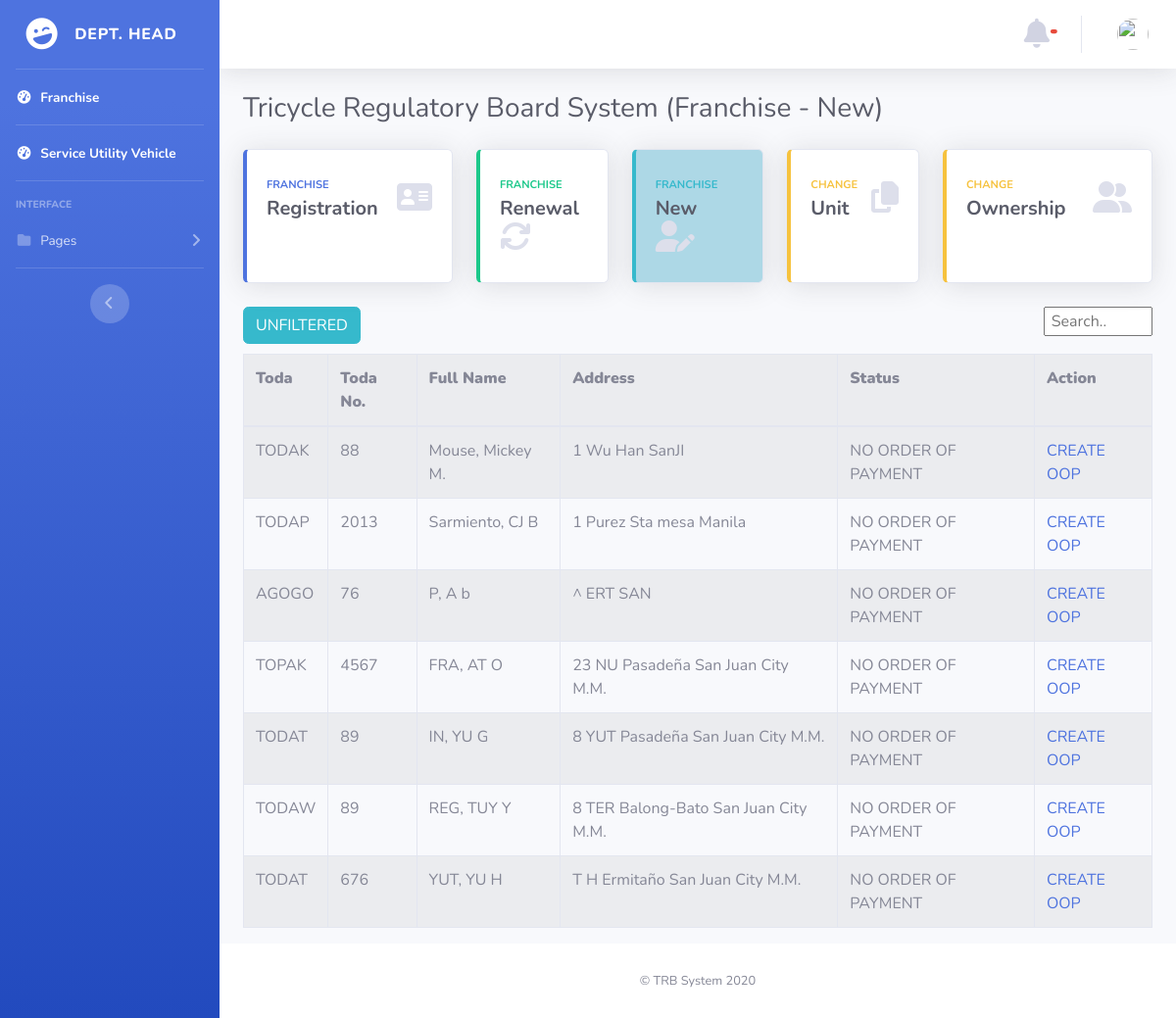
The page /admin2/index_table.php on the database its author committed.
### tables this page shows
CREATE TABLE `tricycle_operator` (
  `id_no` int(11) NOT NULL,
  `first_name` varchar(25) NOT NULL,
  `middle_name` varchar(25) NOT NULL,
  `last_name` varchar(25) NOT NULL,
  `house_no` varchar(25) NOT NULL,
  `street` varchar(25) NOT NULL,
  `barangay` varchar(25) NOT NULL,
  `city` varchar(25) NOT NULL,
  `case_no` varchar(25) NOT NULL,
  `toda` varchar(25) NOT NULL,
  `toda_no` smallint(6) NOT NULL,
  `make` varchar(25) NOT NULL,
  `motor_no` varchar(25) NOT NULL,
  `chasis_no` varchar(25) NOT NULL,
  `plate_no` varchar(25) NOT NULL,
  `date` varchar(25) NOT NULL,
  `unit` smallint(6) NOT NULL,
  `status` int(6) NOT NULL,
  `seen_status` int(11) NOT NULL
);

### admin2/index_table.php (the view, shortened to what this page needs)
<!DOCTYPE html>
<html lang="en">
<head>
  <link href="../vendor/fontawesome-free/css/all.min.css" rel="stylesheet" type="text/css">
  <link href="../css/sb-admin-2.min.css" rel="stylesheet">
</head>
<body id="page-top">
  <?php require('nav.php');  ?>
        <div class="container-fluid">
          <div class="d-sm-flex align-items-center justify-content-between mb-4">
            <h1 class="h3 mb-0 text-gray-800">Tricycle Regulatory Board System (Franchise - New)</h1>
          </div>
          <div class="row">
            <div class="col-xl-3 col-md-6 mb-4">
              <a href="registration.php">
              <div class="card border-left-primary shadow h-100 py-2">
                <div class="card-body">
                  <div class="row no-gutters align-items-center">
                    <div class="col mr-2">
                      <div class="text-xs font-weight-bold text-primary text-uppercase mb-1">Franchise</div>
                      <div class="h5 mb-0 font-weight-bold text-gray-800">Registration</div>
                    </div>
                    <div class="col-auto">
                      <i class="fas fa-address-card fa-2x text-gray-300"></i>
                    </div>
                  </div>
                </div>
              </div>
             </a>
            </div>
            <div class="col-xl-2 col-md-6 mb-4">
              <a href="renewal.php">
              <div class="card border-left-success shadow h-100 py-2">
                <div class="card-body">
                  <div class="row no-gutters align-items-center">
                    <div class="col mr-2">
                      <div class="text-xs font-weight-bold text-success text-uppercase mb-1">FRANCHISE</div>
                      <div class="h5 mb-0 font-weight-bold text-gray-800">Renewal</div>
                    </div>
                    <div class="col-auto">
                      <i class="fas fa-sync fa-2x text-gray-300"></i>
                    </div>
                  </div>
                </div>
              </div>
              </a>
            </div>
            <div class="col-xl-2 col-md-6 mb-4">
              <a href="index.php">
              <div class="card border-left-info shadow h-100 py-2" style="background-color: lightblue;">
                <div class="card-body">
                  <div class="row no-gutters align-items-center">
                    <div class="col mr-2">
                      <div class="text-xs font-weight-bold text-info text-uppercase mb-1">Franchise</div>
                      <div class="row no-gutters align-items-center">
                        <div class="col-auto">
                          <div class="h5 mb-0 mr-3 font-weight-bold text-gray-800">New</div>
                        </div>
                      </div>
                    </div>
                    <div class="col-auto">
                      <i class="fas fa-user-edit fa-2x text-gray-300"></i>
                    </div>
                  </div>
                </div>
              </div>
              </a>
            </div>
            <div class="col-xl-2 col-md-6 mb-4">
              <a href="change_unit.php">
              <div class="card border-left-warning shadow h-100 py-2">
                <div class="card-body">
                  <div class="row no-gutters align-items-center">
                    <div class="col mr-2">
                      <div class="text-xs font-weight-bold text-warning text-uppercase mb-1">Change </div>
                      <div class="h5 mb-0 font-weight-bold text-gray-800">Unit</div>
                    </div>
                    <div class="col-auto">
                      <i class="fas fa-copy fa-2x text-gray-300"></i>
                    </div>
                  </div>
                </div>
              </div>
              </a>
            </div>
          <div class="col-xl-3 col-md-6 mb-4">
            <a href="change_ownership.php">
            <div class="card border-left-warning shadow h-100 py-2">
              <div class="card-body">
                <div class="row no-gutters align-items-center">
                  <div class="col mr-2">
                    <div class="text-xs font-weight-bold text-warning text-uppercase mb-1">Change</div>
                    <div class="h5 mb-0 font-weight-bold text-gray-800"> Ownership</div>
                  </div>
                  <div class="col-auto">
                    <i class="fas fa-user-friends fa-2x text-gray-300"></i>
                  </div>
                </div>
              </div>
            </div>
            </a>
          </div>
        </div>
             <div class="">
               <a href="index.php" class="btn btn-info" style="margin-bottom: 1%;">UNFILTERED</a>
               <input id="myInput" type="text" placeholder=" Search.." style="display: block; float: right; width: 12%;  ">
             </div>
          <?php
            require ("../database.php");
            $result = 'select * from tricycle_operator where status = 1';
            $statement = $connection->prepare($result);
            $statement->execute();
            $payments = $statement->fetchAll(PDO::FETCH_OBJ);
            echo "<table border='1'  class='table table-striped table-bordered table-hover' id='dataTables-example' >
                    <tr>
                      <th><b>Toda</b></td></th>
                      <th><b  >Toda No.</b></td></th>
                      <th><b>Full Name</b></td></th>
                      <th><b>Address</b></td></th>
                      <th><b>Status</b></td></th>
                      <th><b>Action</b></td></th>
                      <tbody id = 'myTable'>
                      ";
                      foreach($payments as $package):
                        $fname= $package->first_name;
                        $mname= $package->middle_name;
                        $lname= $package->last_name;
                        $fullname= $lname  .', '. $fname .' '.$mname;
                        $house_no = $package->house_no;
                        $street = $package->street;
                        $barangay = $package->barangay;
                        $city= $package->city;
                        $full_add =  $house_no .' '. $street .' '.$barangay.' '.$city;
                        $stats= $package->status;
                        $new_stat = '';
                        $display1 ='';
                       if($stats == 1) {
                         $new_stat= "NO ORDER OF PAYMENT";
                         $display1 = "inline-block ;";
                         $display2 = "none ;";
                       }
                        echo "<tr id=".$package->id_no.">";
                        echo "<td >".$package->toda."</td>";
                        echo "<td >".$package->toda_no."</td>";
                        echo "<td >".$fullname."</td>";
                        echo "<td >".$full_add."</td>";
                        echo "<td >".$new_stat."</td>";
                        echo "<td >
                        <a href='or_payment.php?userid=".$package->id_no."' style= display:".$display1."'>CREATE  OOP</a>
                        <a href='../treasury/or_payment.php?userid=".$package->id_no."' style= display:".$display2."'>PDF </a></td>";
                        echo "</tr>";
                      endforeach;
                      echo "
                      </tbody>
                      </table>";
            ?>
        </div>
      </div>
      <footer class="sticky-footer bg-white">
        <div class="container my-auto">
          <div class="copyright text-center my-auto">
            <span>© TRB System 2020</span>
          </div>
        </div>
      </footer>
    </div>
  </div>
</body>
</html>

### admin2/nav.php (shortened to what this page needs)
<div id="wrapper">
  <ul class="navbar-nav bg-gradient-primary sidebar sidebar-dark accordion" id="accordionSidebar">
    <a class="sidebar-brand d-flex align-items-center justify-content-center" href="index.php">
      <div class="sidebar-brand-icon rotate-n-15">
        <i class="fas fa-laugh-wink"></i>
      </div>
      <div class="sidebar-brand-text mx-3">Dept. Head <sup></sup></div>
    </a>
    <hr class="sidebar-divider my-0">
    <li class="nav-item active">
      <a class="nav-link" href="index.php">
        <i class="fas fa-fw fa-tachometer-alt"></i>
        <span>Franchise</span></a>
    </li>
  <hr class="sidebar-divider my-0">
    <li class="nav-item active">
      <a class="nav-link" href="suv/suv.php">
        <i class="fas fa-fw fa-tachometer-alt"></i>
        <span>Service Utility Vehicle</span></a>
    </li>
    <hr class="sidebar-divider">
    <div class="sidebar-heading">
      Interface
    </div>
    <li class="nav-item">
      <a class="nav-link collapsed" href="#" data-toggle="collapse" data-target="#collapsePages" aria-expanded="true" aria-controls="collapsePages">
        <i class="fas fa-fw fa-folder"></i>
        <span>Pages</span>
      </a>
    </li>
    <hr class="sidebar-divider d-none d-md-block">
    <div class="text-center d-none d-md-inline">
      <button class="rounded-circle border-0" id="sidebarToggle"></button>
    </div>
  </ul>
  <div id="content-wrapper" class="d-flex flex-column">
    <div id="content">
      <nav class="navbar navbar-expand navbar-light bg-white topbar mb-4 static-top shadow">
        <ul class="navbar-nav ml-auto">
          <li class="nav-item dropdown no-arrow mx-1">
                              <a href="#" class=" nav-link dropdown-toggle"id="alertsDropdown" role="button" data-toggle="dropdown" aria-haspopup="true" aria-expanded="false">
                                   <span style="font-size: 30px;">
                                   <i class="fa fa-bell"></i>
                                   </span>
                                  <span class="badge badge-danger count badge-counter"><div class="fetch-notif"></div></span>
                               </a>
                          </li>
          <li class="nav-item dropdown no-arrow">
            <a class="nav-link dropdown-toggle" href="#" id="userDropdown" role="button" data-toggle="dropdown" aria-haspopup="true" aria-expanded="false">
              <img class="img-profile rounded-circle" src="https://source.unsplash.com/QAB-WJcbgJk/60x60">
            </a>
          </li>
        </ul>
      </nav>

### rows shown on the page
tricycle_operator: toda "TODAK", toda_no "88", fullname "Mouse, Mickey M.", full_add "1 Wu Han SanJI", status "NO ORDER OF PAYMENT"
tricycle_operator: toda "TODAP", toda_no "2013", fullname "Sarmiento, CJ B", full_add "1 Purez Sta mesa Manila", status "NO ORDER OF PAYMENT"
tricycle_operator: toda "AGOGO", toda_no "76", fullname "P, A b", full_add "^ ERT SAN", status "NO ORDER OF PAYMENT"
tricycle_operator: toda "TOPAK", toda_no "4567", fullname "FRA, AT O", full_add "23 NU Pasadeña San Juan City M.M.", status "NO ORDER OF PAYMENT"
tricycle_operator: toda "TODAT", toda_no "89", fullname "IN, YU G", full_add "8 YUT Pasadeña San Juan City M.M.", status "NO ORDER OF PAYMENT"
tricycle_operator: toda "TODAW", toda_no "89", fullname "REG, TUY Y", full_add "8 TER Balong-Bato San Juan City M.M.", status "NO ORDER OF PAYMENT"
tricycle_operator: toda "TODAT", toda_no "676", fullname "YUT, YU H", full_add "T H Ermitaño San Juan City M.M.", status "NO ORDER OF PAYMENT"
